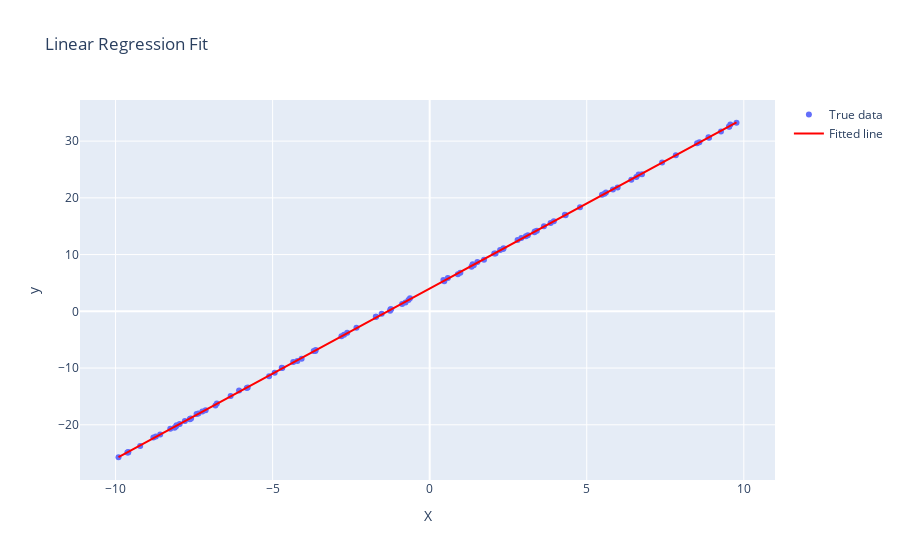

Notebook code cell kept with this figure:
### Code cell
predicted = model(X_tensor).detach().numpy()

scatter = go.Scatter(x=X, y=y, mode='markers', name='True data')
line = go.Scatter(x=X, y=predicted.flatten(), mode='lines', name='Fitted line', line=dict(color='red'))

layout = go.Layout(
    title="Linear Regression Fit",
    xaxis=dict(title="X"),
    yaxis=dict(title="y"),
    showlegend=True
)

fig = go.Figure(data=[scatter, line], layout=layout)
fig.show(config=dict(scrollZoom=True))

print(f"Learned parameters: W = {model.linear.weight.item():.4f}, b = {model.linear.bias.item():.4f}")
